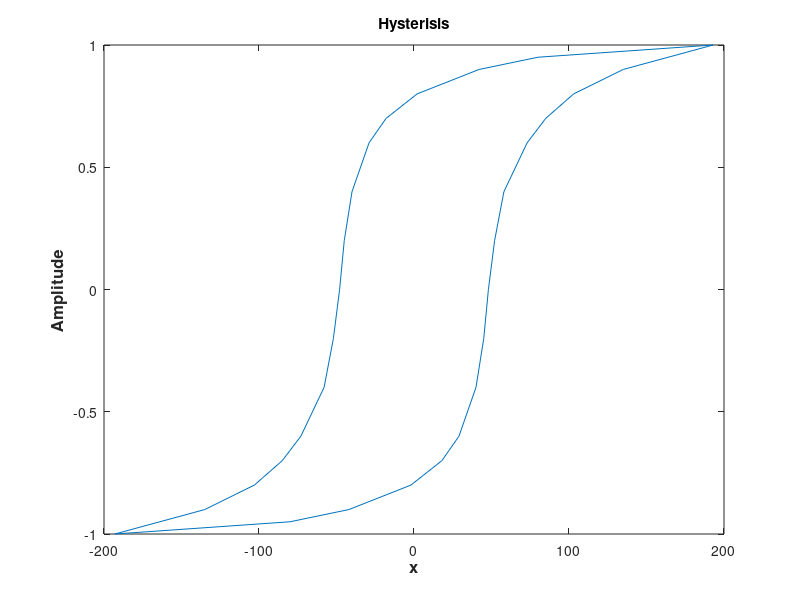
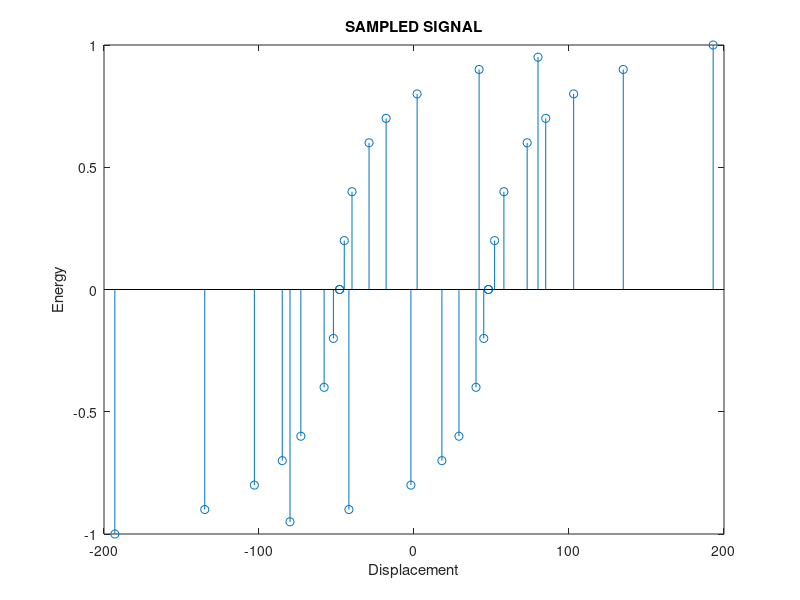
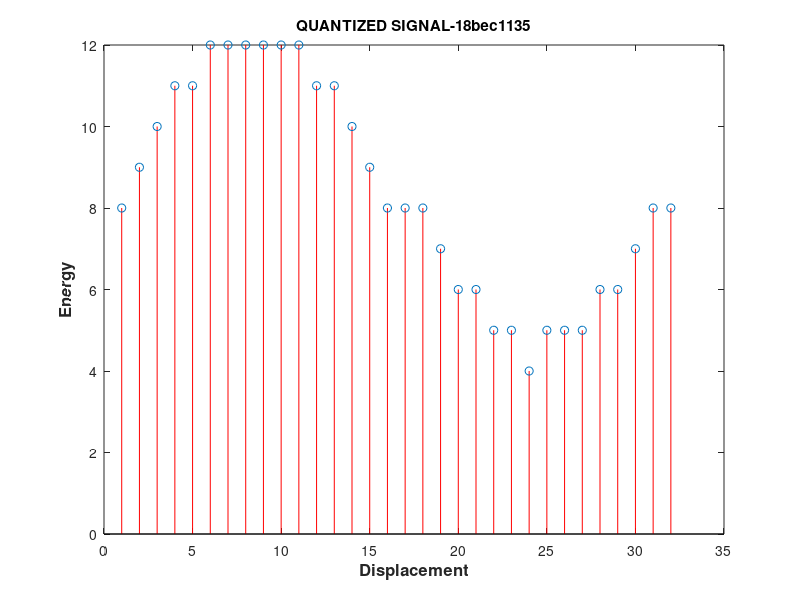
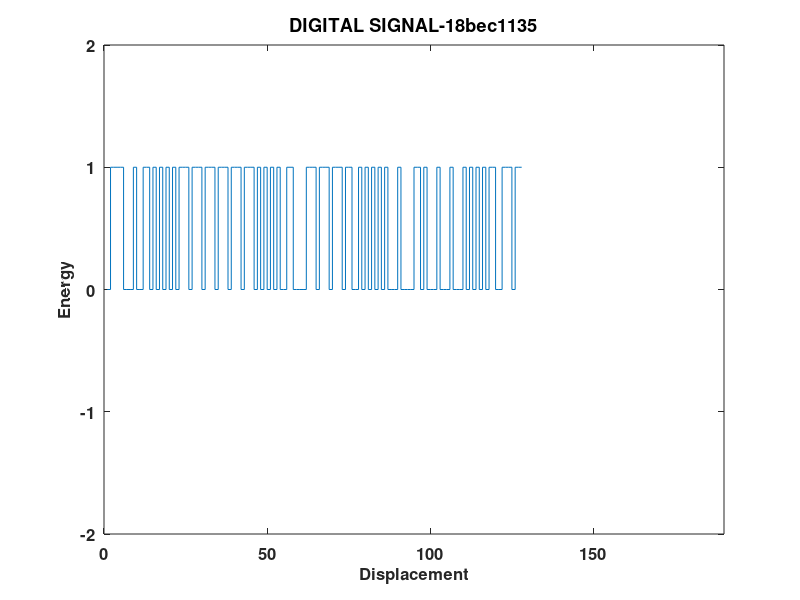

The MATLAB script that drew these images, in order:
clc
clearvars
A = [48 52 58 73 85 103 135 193 80 42 2 -18 -29 -40 -45 -48];
B = [0 0.2 0.4 0.6 0.7 0.8 0.9 1 0.95 0.9 0.8 0.7 0.6 0.4 0.2 0];
x = [A -A];
y = [B -B];
plot(x,y)
figure(1)
title('Hysterisis');
xlabel('x','FontSize',12,'FontWeight',"bold");
ylabel('Amplitude','FontSize',12,'FontWeight',"bold");
figure(2)
stem(x,y); % plot of sampled signal
title('SAMPLED SIGNAL');
xlabel('Displacement');
ylabel('Energy');
n1=4;%number of bits per sample
L=2^n1;%no of levels of quantization
xmax=2;
xmin=-2;
del=(xmax-xmin)/L; %defining del
partition=xmin:del:xmax; % definition of decision lines
codebook=xmin-(del/2):del:xmax+del/2; % definition of representation levels
[index,quants]=quantiz(y,partition,codebook);%quantiz is inbuilt function which is used to quantize the signal
% gives rounded off values of the samples
figure(3)
set(gca,'Fontsize',12,'Fontweight','bold')
stem(index,"color",'r');%plotting of quantized signal
title('QUANTIZED SIGNAL-18bec1135');
xlabel('Displacement','FontSize',12,'FontWeight',"bold");
ylabel('Energy','FontSize',12,'FontWeight',"bold");


% NORMALIZATION
l1=length(index); % to convert 1 to n as 0 to n-1 indicies
for i=1:l1
    if (index(i)~=0)
        index(i)=index(i)-1;
    end
end
l2=length(quants);
for i=1:l2 % to convert the end representation levels within the range.
    if(quants(i)==xmin-(del/2))
        quants(i)=xmin+(del/2);
    end
    if(quants(i)==xmax+(del/2))
        quants(i)=xmax-(del/2);
    end
end
% ENCODING
code=de2bi(index,'left-msb'); % DECIMAL TO BINANRY CONV OF INDICIES
k=1;
for i=1:l1 % to convert column vector to row vector
    for j=1:n1
        coded(k)=code(i,j);
        j=j+1;
        k=k+1;
    end
    i=i+1;
end
figure(4);
stairs(coded);
axis([0 190 -2 2])
%plot of digital signal
title('DIGITAL SIGNAL-18bec1135');
set(gca,'Fontsize',12,'Fontweight','bold')
xlabel('Displacement','FontSize',12,'FontWeight',"bold");
ylabel('Energy','FontSize',12,'FontWeight',"bold");
%Demodulation
code1=reshape(coded,n1,(length(coded)/n1));
index1=bi2de(code1,'left-msb'); %converting from decimal to binary
resignal=del*index+xmin+(del/2);
figure(5);%plot of demodulated signal compared to original signl
subplot(2,1,1)%plot of demodulated signal
plot(x,resignal,"color",'k'); 
title('DEMODULATAED SIGNAL-18bec1135');
xlabel('Displacement','FontSize',12,'FontWeight',"bold");
ylabel('Energy','FontSize',12,'FontWeight',"bold");
subplot(2,1,2)
plot(x,y,"color",'m');%plot of original signal
title('ORIGINALSIGNAL-18bec1135');
xlabel('Displacement','FontSize',12,'FontWeight',"bold");
ylabel('Energy','FontSize',12,'FontWeight',"bold");